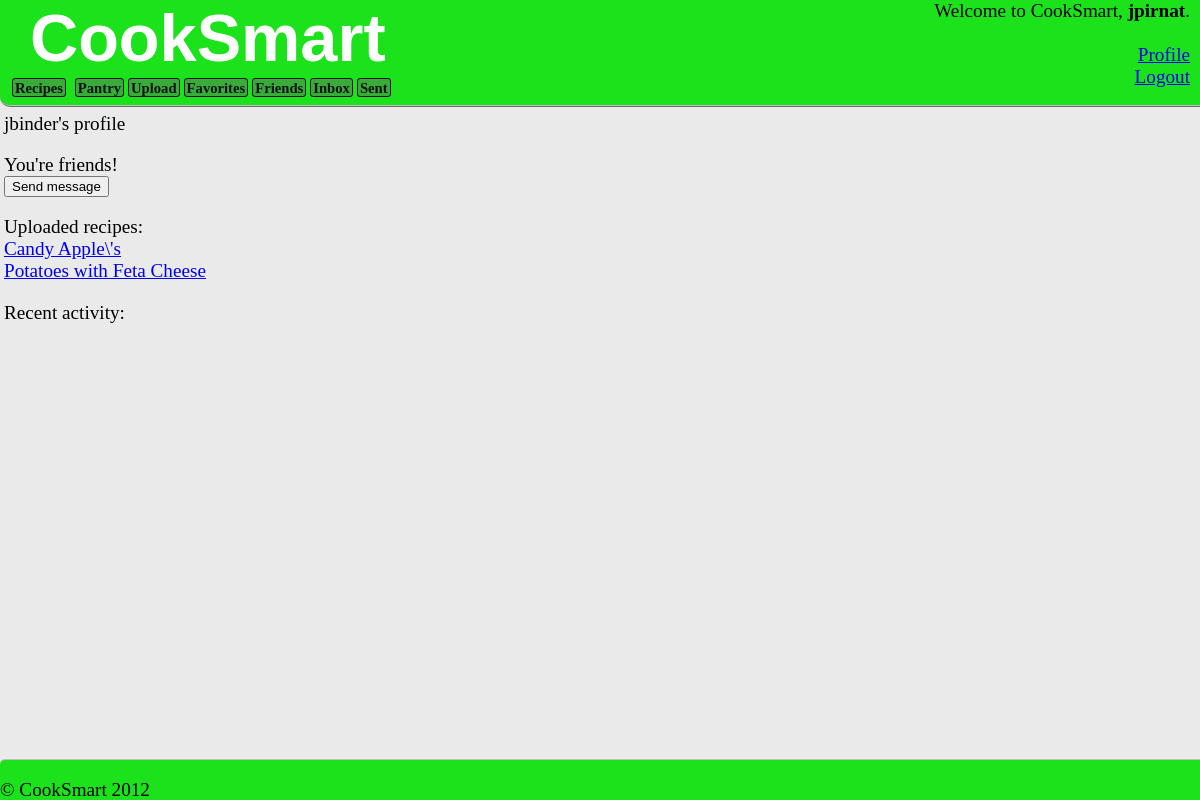
The page /user.php?id=2 (signed in) on the database its author committed.
### tables this page shows
CREATE TABLE IF NOT EXISTS `users` (
  `user_id` int(11) NOT NULL auto_increment,
  `first_name` varchar(255) NOT NULL,
  `last_name` varchar(255) NOT NULL,
  `email` varchar(255) NOT NULL,
  `password` varchar(255) NOT NULL,
  `creation_datetime` datetime NOT NULL,
  `modified_datetime` datetime NOT NULL,
  `username` varchar(15) NOT NULL,
  PRIMARY KEY  (`user_id`)
);

CREATE TABLE IF NOT EXISTS `recipes` (
  `recipe_id` int(11) NOT NULL auto_increment,
  `user_id` int(11) NOT NULL,
  `recipe_name` varchar(255) NOT NULL,
  `prep_time` int(11) NOT NULL,
  `is_veg` tinyint(1) NOT NULL,
  `instructions_text` text NOT NULL,
  `image_url` varchar(255) NOT NULL,
  `privacy` int(11) NOT NULL COMMENT '1=public, 2=private, 3=friends only',
  `creation_datetime` datetime NOT NULL,
  `modified_datetime` datetime NOT NULL,
  `comments_allowed` tinyint(1) NOT NULL,
  PRIMARY KEY  (`recipe_id`),
  KEY `user_id` (`user_id`)
);

### user.php (the view, shortened to what this page needs)
<?php
	include_once "header.php";
	$link = mysql_connect($dbhost, $dbuser, $dbpass);
?>
<?php
	if (!isset($_SESSION["is_logged_in"]))
	{
		echo "<p>You must be logged in to view this page.</p>";
	}
	else
	{
		$user_id = $_SESSION["user_id"];
		if (isset($_GET["id"]))
		{
			$get_user_id = mysql_real_escape_string($_GET["id"]);
		}
		else
		{
			$get_user_id = $_SESSION["user_id"];
		}
		$sql = "SELECT username, first_name, last_name, email, creation_datetime, modified_datetime FROM users WHERE user_id=$get_user_id;";
		$result = mysql_query($sql, $link);
		if (!($row = mysql_fetch_array($result, MYSQL_ASSOC)))
		{
			echo "<p>User not found</p>";
		}
		else
		{
			$username = stripslashes($row["username"]);
			echo "<p>";
			echo "$username's profile";
			echo "</p>";
			if ($get_user_id != $user_id)
			{
				$sql = "SELECT * FROM friends WHERE user_id1=$user_id AND user_id2=$get_user_id UNION SELECT * FROM friends WHERE user_id2=$user_id AND user_id1=$get_user_id";
				$result = mysql_query($sql, $link);
				if ($row = mysql_fetch_array($result, MYSQL_ASSOC))
				{
					$friendstatus = $row["status"];
					$user_id1 = $row["user_id1"];
					?>
					<?
					if($friendstatus == 1  && $user_id1 == $user_id)
					{
						echo "<p>Friend request pending.</p>";
					}
					else if($friendstatus == 2)
						echo "You're friends!<br/>";
				}
				?>
				<form action="sendmessage.php" method="post">
					<input type="submit" name="submit" value="Send message"> <br>
				</form>
				<?php
			}
			echo "<p>Uploaded recipes: <br>\n";
			if ($get_user_id == $user_id)
			{
				$sql = "SELECT recipe_id, recipe_name, modified_datetime FROM recipes WHERE user_id=$get_user_id";
			}
			else
			{
				if ($friendstatus == 2)
				{
					$sql = "SELECT recipe_id, recipe_name, modified_datetime FROM recipes WHERE user_id=$get_user_id AND (privacy=3 OR privacy=1)";
				}
				else
				{
					$sql = "SELECT recipe_id, recipe_name, modified_datetime FROM recipes WHERE user_id=$get_user_id AND privacy=1";
				}
			}
			$result = mysql_query($sql, $link);
			while ($row = mysql_fetch_array($result, MYSQL_ASSOC))
			{
				$recipe_id = $row["recipe_id"];
				$recipe_name = stripslashes($row["recipe_name"]);
				echo "<a href=\"recipe.php?recipe_id=$recipe_id\">$recipe_name</a> <br>\n";
			}
			echo "</p>";
			echo "<p>Recent activity: <br>\n";
		}
	}
?>
<?php
	include_once "footer.php";
?>

### main.css (style rules this page uses)
body { width: 850px; padding: 105px 0px 40px 0px; margin-left: 4px; margin-right: 0px; font-family: FranklinGothicFSCdRegular; font-size: 1.2em; font-weight: 500; background-color: #eaeaea; }

### rows shown on the page
users: username "jbinder"
recipes: recipe_name "Candy Apple\\'s"
recipes: recipe_name "Potatoes with Feta Cheese"

### other values the page prints
$_SESSION["username"] "jpirnat"
